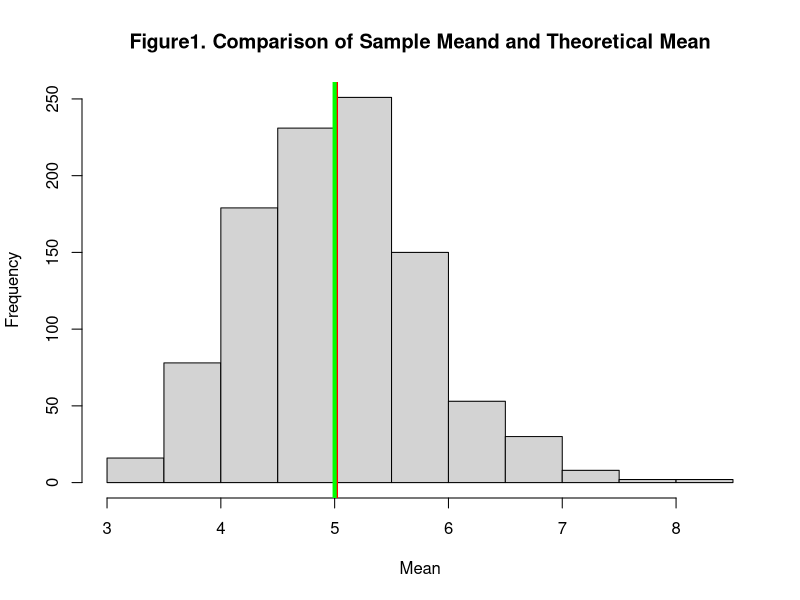

Write R code to recreate this figure.
# Loading necessary packages
library(datasets)
library(ggplot2)
library(knitr)
library(dplyr)
# Part 1: Simulation exercise
## Central Limit Theorem and Exponential Distribution Comparison
lambda<- 0.2
n<- 40
# Generate 1000 simulations of 40-size samples of EXPD
simData<- NULL
simMeans<- NULL
simSD<- NULL
for(i in 1:1000){
          set.seed(i)
          simData<- c(simData, rexp(n, lambda))
          simMeans<- c(simMeans, mean(rexp(n, lambda)))
          simSD<- c(simSD, sd(rexp(n, lambda)))
}
# Comparing simulated mean and theoretical mean
sampleMean<- mean(simMeans)
sampleMean
theoreticalMean<- 1/lambda
theoreticalMean
#Histogram plotting
hist(simMeans, main = "Figure1. Comparison of Sample Meand and Theoretical Mean", xlab="Mean")
abline(v= sampleMean, lw = 4, col= "red")
abline(v= theoreticalMean, lw = 4, col = "green")
# Conclusion : The sample mean is 5.011 whereas the theoretical mean is 5. The center of distribution of averages of 40 exponential is very close to the theoretical center of the distribution

# Comparing simulated variance to theoretical
sampleVar<- var(simMeans)
sampleVar
theoreticalSD<- (1/lambda)/sqrt(n) 
theoreticalSD
theoreticalVAr<- theoreticalSD^2
theoreticalVAr
